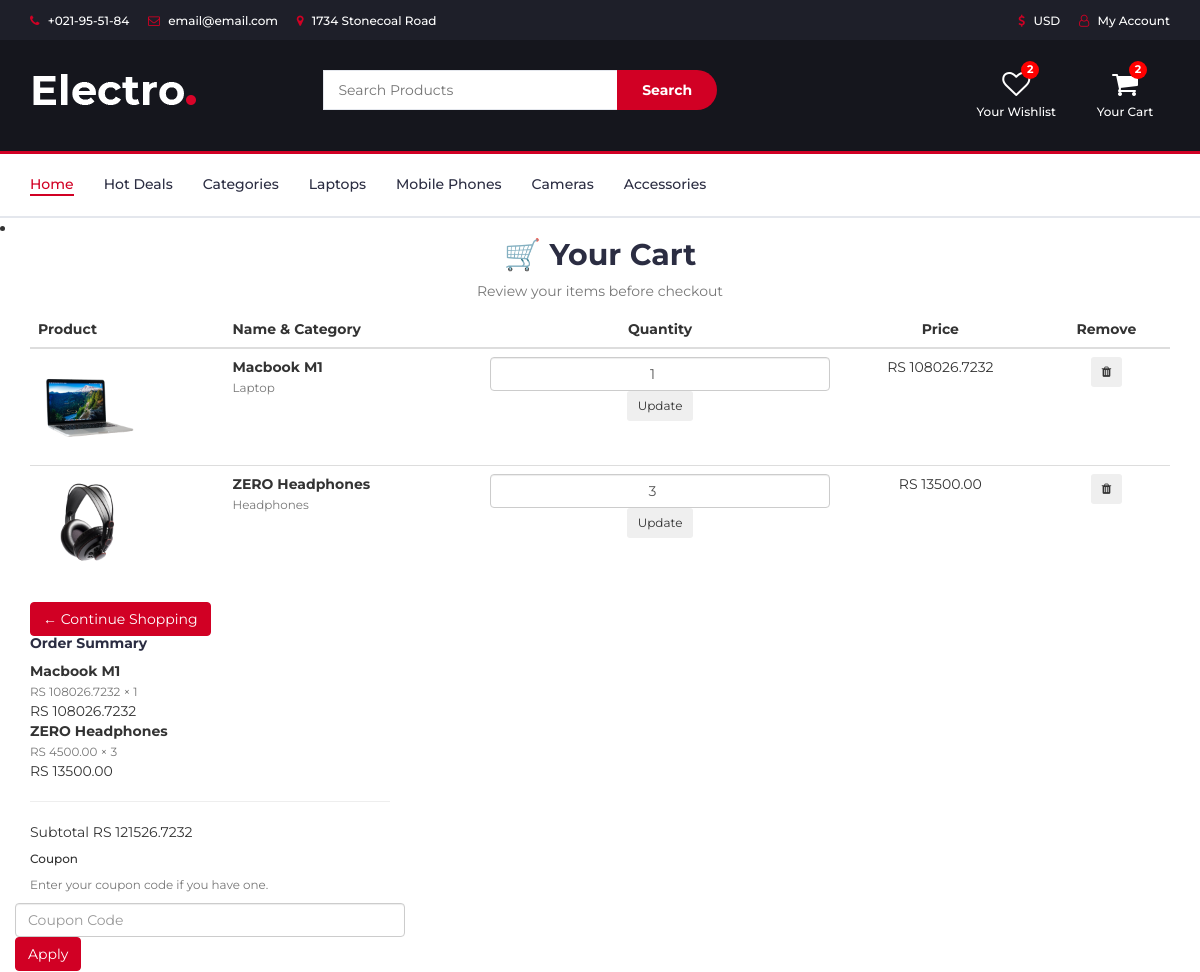
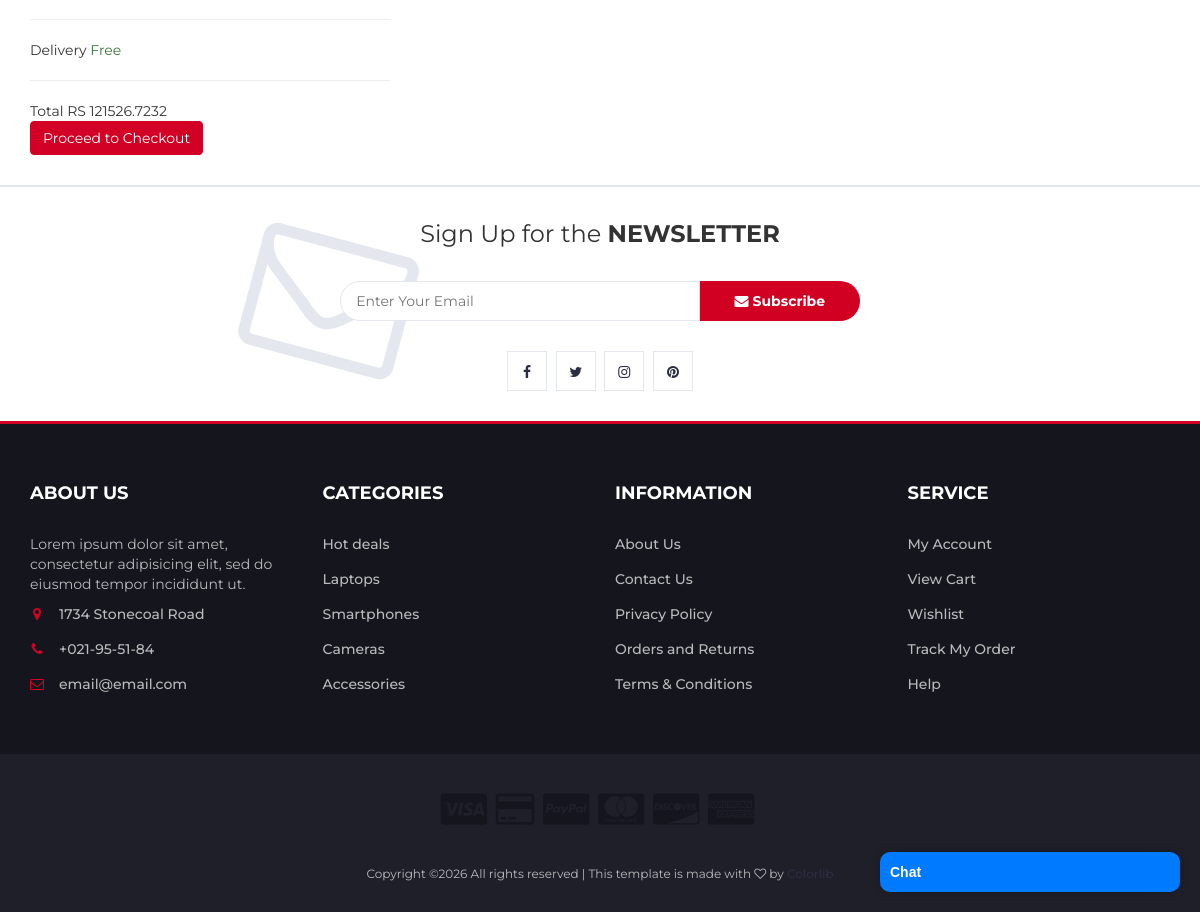
The app's page /cart/ (signed in) with its own data (2 pictures, top to bottom).
### app/models.py (models this page shows, shortened)
class SiteProfile(models.Model):
    site=models.OneToOneField(Site,on_delete=models.CASCADE,)
    template_name=models.CharField(max_length=100,null=True,blank=True)
    template_address_for_checkout=models.CharField(max_length=100,null=True,blank=True)
    store_name=models.CharField(max_length=100)
    store_logo=models.ImageField(upload_to='store_logos/',null=True,blank=True)
    back_image_at_index=models.ImageField(upload_to='backgrounds/',null=True,blank=True)

class Cart(models.Model):
    user=models.ForeignKey(settings.AUTH_USER_MODEL, on_delete=models.CASCADE)
    product = models.ForeignKey(Product, on_delete=models.CASCADE)
    quantity = models.PositiveIntegerField(default=1)
    class Meta:
        unique_together = ('product','user')
    @property
    def subtotal(self):
        return self.quantity * self.product.discounted_price()

class Product(models.Model):
    domain = models.ForeignKey(SiteProfile, on_delete=models.CASCADE, related_name='products',null=True,blank=True)
    site=models.ForeignKey(SiteProfile,on_delete=models.CASCADE,null=True,blank=True)
    name = models.CharField(max_length=200)
    category = models.ForeignKey(Category, on_delete=models.CASCADE)
    vendor = models.ForeignKey(settings.AUTH_USER_MODEL, on_delete=models.CASCADE, related_name='products',null=True,blank=True)
    stock_qty = models.PositiveIntegerField(default=0)
    image = models.ImageField(upload_to='products/',null=True,blank=True)
    price = models.DecimalField(max_digits=10, decimal_places=2)
    company = models.CharField(max_length=100,default='Generic')
    description = models.TextField(default='No description available.')
    has_discount = models.BooleanField(default=False)
    discount_percent = models.PositiveIntegerField(blank=True, null=True)
    discount_start_date = models.DateTimeField(blank=True, null=True)
    discount_end_date = models.DateTimeField(blank=True, null=True)
    is_new = models.BooleanField(default=False)
    def discounted_price(self):
        if self.has_discount and self.discount_percent:
            return self.price - (self.price * self.discount_percent / 100)
        return self.price

class Category(models.Model):
    domain = models.ForeignKey(SiteProfile, on_delete=models.CASCADE, related_name='categories',null=True,blank=True)
    vendor = models.ForeignKey(settings.AUTH_USER_MODEL, on_delete=models.CASCADE, related_name='categories', null=True, blank=True)
    name = models.CharField(max_length=100)
    class Meta:
        pass

### app/views.py (the view, shortened to what this page needs)
# urls.py: path('cart/',views.cart, name='cart'),
def cart(request):
    items = Cart.objects.filter(user=request.user)
    cart_order, created = CartOrder.objects.get_or_create(
        user=request.user
    )
    message = None
    return render(request, 'cart.html', {
        'cart_items': items,
        'cart_total': cart_order.cart_total(),
        'discount': cart_order.discount_amount(),
        'final_total': cart_order.final_total(),
        'message': message,
        'cart_count': get_cart_count(request),
        'wishlist_count': get_wishlist_count(request)
    })

### templates/cart.html (shortened to what this page needs)
{% extends "base.html" %}
{% load static %}
{% block content %}
<li></li>
<div class="container py-5">
    <div class="text-center mb-5">
        <h2 class="fw-bold">🛒 Your Cart</h2>
        <p class="text-muted">Review your items before checkout</p>
    </div>
    {% if cart_items %}
    <div class="row">
        <div class="col-lg-12">
            <table class="table align-middle table-hover">
                <thead class="table-light">
                    <tr>
                        <th scope="col">Product</th>
                        <th scope="col">Name & Category</th>
                        <th scope="col" class="text-center">Quantity</th>
                        <th scope="col" class="text-center">Price</th>
                        <th scope="col" class="text-center">Remove</th>
                    </tr>
                </thead>
                <tbody>
                    {% for item in cart_items %}
                    <tr>
                        <td>
                            <img src="{{ item.product.image.url|default:'https://via.placeholder.com/100' }}"
                                 alt="{{ item.product.name }}"
                                 class="img-fluid rounded"
                                 style="max-width: 100px;">
                        </td>
                        <td>
                            <strong>{{ item.product.name }}</strong><br>
                            <small class="text-muted">{{ item.product.category.name }}</small>
                        </td>
                        <td class="text-center">
                            <form method="POST" action="{% url 'update_cart' item.id %}">
                                <input type="number" name="quantity" value="{{ item.quantity }}" min="1"
                                       class="form-control text-center mb-1">
                                <button type="submit" class="btn btn-outline-primary btn-sm w-100">Update</button>
                            </form>
                        </td>
                        <td class="text-center fw-bold">
                            RS {{ item.subtotal }}
                        </td>
                        <td class="text-center">
                            <form method="POST" action="{% url 'remove_from_cart' item.id %}">
                                <button type="submit" class="btn btn-outline-danger btn-sm">
                                    <i class="fa fa-trash"></i>
                                </button>
                            </form>
                        </td>
                    </tr>
                    {% endfor %}
                </tbody>
            </table>
            <a href="{% url 'shop' %}" class="btn btn-custom btn-outline-secondary mt-3">
                ← Continue Shopping
            </a>
        </div>
    </div>
<div class="row mt-4">
  <div class="col-lg-4 offset-lg-8">
    <div class="card shadow-sm border-0">
      <div class="card-body">
        <h5 class="fw-bold mb-4">Order Summary</h5>
        {% for item in cart_items %}
        <div class="d-flex justify-content-between mb-2 align-items-center">
          <div>
            <strong>{{ item.product.name }}</strong><br>
            <small class="text-muted">
              RS {{ item.product.discounted_price }} × {{ item.quantity }}
            </small>
          </div>
          <div class="fw-bold">
            RS {{ item.subtotal }}
          </div>
        </div>
        {% endfor %}
        <hr>
        <div class="d-flex justify-content-between mb-2">
          <span>Subtotal</span>
          <span class="fw-bold">RS {{ cart_total }}</span>
        </div>
        <form method="POST" class="mt-3">
          <label class="text-black h6" for="coupon">Coupon</label>
          <p class="small text-muted">Enter your coupon code if you have one.</p>
          <div class="row g-2">
            <div class="col-8">
              <input
                type="text"
                class="form-control py-2"
                id="coupon"
                placeholder="Coupon Code"
                name="coupon_code"
              >
            </div>
            <div class="col-4">
              <button type="submit" class="btn btn-custom btn-dark w-100">
                Apply
              </button>
            </div>
          </div>
        </form>
        <hr>
        <div class="d-flex justify-content-between mb-2">
          <span>Delivery</span>
          <span class="text-success fw-bold">Free</span>
        </div>
        <hr>
        <div class="d-flex justify-content-between fs-5 fw-bold mb-4">
          <span>Total</span>
          <span>RS {{ final_total }}</span>
        </div>
        <button type="button" class="btn btn-custom btn-dark w-100 py-2" data-toggle="modal" data-target="#exampleModal">
  Proceed to Checkout
</button>
      </div>
    </div>
  </div>
</div>
    {% else %}
        <p class="text-muted text-center">Your cart is empty. <a href="{% url 'shop' %}">Shop now!</a></p>
    {% endif %}
</div>
{% endblock %}

### templates/base.html (shortened to what this page needs)
{% load static %}
<!DOCTYPE html>
<html lang="en">
	<head>
		<link rel="stylesheet" href="https://cdnjs.cloudflare.com/ajax/libs/noUiSlider/15.7.1/nouislider.min.css">
 		<link rel="stylesheet" href="{% static 'css/bootstrap.min.css' %}">
    <link rel="stylesheet" href="{% static 'css/slick.css' %}">
    <link rel="stylesheet" href="{% static 'css/slick-theme.css' %}">
    <link rel="stylesheet" href="{% static 'css/nouislider.min.css' %}">
    <link rel="stylesheet" href="{% static 'css/font-awesome.min.css' %}">
    <link rel="stylesheet" href="{% static 'css/style.css' %}">
    </head>
	<body>
		<header>
			<div id="top-header">
				<div class="container">
					<ul class="header-links pull-left">
						<li><a href="#"><i class="fa fa-phone"></i> +021-95-51-84</a></li>
						<li><a href="#"><i class="fa fa-envelope-o"></i> email@email.com</a></li>
						<li><a href="#"><i class="fa fa-map-marker"></i> 1734 Stonecoal Road</a></li>
					</ul>
					<ul class="header-links pull-right">
						<li><a href="#"><i class="fa fa-dollar"></i> USD</a></li>
						<li><a href="{% url 'account' %}"><i class="fa fa-user-o"></i> My Account</a></li>
					</ul>
				</div>
			</div>
			<div id="header">
				<div class="container">
					<div class="row">
						<div class="col-md-3">
							<div class="header-logo" >
								<a href="{% url 'index' %}" class="logo">
									<img src="{{ site_profile.store_logo.url }}" alt="{{ site_profile.store_name }}"
										>
								</a>
							</div>
						</div>
						<div class="col-md-6">
							<div class="header-search">
								<form method="GET" action="{% url 'shop' %}">
								<input class="input" type="text" name="q" value="{{ query }}" placeholder="Search Products">
								<button class="search-btn" type="submit">Search</button>
							</form>
							</div>
						</div>
						<div class="col-md-3 clearfix">
							<div class="header-ctn">
								<div>
								<a href="{% url 'wishlist' %}" style="text-decoration:none; display:inline-block; text-align:center;">
									<div style="position: relative; display: inline-block;">
										<i class="fa fa-heart-o" style="font-size: 28px; color:white;"></i>
										<span style="
											position: absolute;
											top: 0;
											right: 0;
											transform: translate(50%, -50%);
											width: 18px;
											height: 18px;
											background: red;
											color: white;
											border-radius: 50%;
											font-size: 11px;
											font-weight: bold;
											display: flex;
											align-items: center;
											justify-content: center;
										">
											{{ wishlist_count }}
										</span>
									</div>
									<div style="font-size: 12px; margin-top: 4px;">
										Your Wishlist
									</div>
								</a>
							</div>
								<div>
								<a href="{% url 'cart' %}" style="text-decoration:none; display:inline-block; text-align:center;">
									<div style="position: relative; display: inline-block;">
										<i class="fa fa-shopping-cart" style="font-size: 28px;"></i>
										<span style="
											position: absolute;
											top: 0;
											right: 0;
											transform: translate(50%, -50%);
											width: 18px;
											height: 18px;
											background: red;
											color: white;
											border-radius: 50%;
											font-size: 11px;
											font-weight: bold;
											display: flex;
											align-items: center;
											justify-content: center;
										">
											{{ cart_count }}
										</span>
									</div>
									<div style="font-size: 12px; margin-top: 4px;">
										Your Cart
									</div>
    </a>
</div>
							</div>
						</div>
					</div>
				</div>
			</div>
		</header>
		<nav id="navigation">
			<div class="container">
				<div id="responsive-nav">
					<ul class="main-nav nav navbar-nav">
					<li class="active"><a href="{% url 'index' %}">Home</a></li>
						<li><a href="#">Hot Deals</a></li>
						<li><a href="{% url 'categories' %}">Categories</a></li>
						<li><a href="{% url 'shop' %}?category=Laptop">Laptops</a></li>
						<li><a href="{% url 'shop' %}?category=Mobile Phones">Mobile Phones</a></li>
						<li><a href="{% url 'shop' %}?category=Cameras">Cameras</a></li>
						<li><a href="{% url 'shop' %}?category=Accessories">Accessories</a></li>
					</ul>
				</div>
			</div>
		</nav>
{% block content %}
{% endblock %}
		<div id="newsletter" class="section">
			<div class="container">
				<div class="row">
					<div class="col-md-12">
						<div class="newsletter">
							<p>Sign Up for the <strong>NEWSLETTER</strong></p>
							<form>
								<input class="input" type="email" placeholder="Enter Your Email">
								<button class="newsletter-btn"><i class="fa fa-envelope"></i> Subscribe</button>
							</form>
							<ul class="newsletter-follow">
								<li>
									<a href="#"><i class="fa fa-facebook"></i></a>
								</li>
								<li>
									<a href="#"><i class="fa fa-twitter"></i></a>
								</li>
								<li>
									<a href="#"><i class="fa fa-instagram"></i></a>
								</li>
								<li>
									<a href="#"><i class="fa fa-pinterest"></i></a>
								</li>
							</ul>
						</div>
					</div>
				</div>
			</div>
		</div>
		<footer id="footer">
			<div class="section">
				<div class="container">
					<div class="row">
						<div class="col-md-3 col-xs-6">
							<div class="footer">
								<h3 class="footer-title">About Us</h3>
								<p>Lorem ipsum dolor sit amet, consectetur adipisicing elit, sed do eiusmod tempor incididunt ut.</p>
								<ul class="footer-links">
									<li><a href="#"><i class="fa fa-map-marker"></i>1734 Stonecoal Road</a></li>
									<li><a href="#"><i class="fa fa-phone"></i>+021-95-51-84</a></li>
									<li><a href="#"><i class="fa fa-envelope-o"></i>email@email.com</a></li>
								</ul>
							</div>
						</div>
						<div class="col-md-3 col-xs-6">
							<div class="footer">
								<h3 class="footer-title">Categories</h3>
								<ul class="footer-links">
									<li><a href="#">Hot deals</a></li>
									<li><a href="#">Laptops</a></li>
									<li><a href="#">Smartphones</a></li>
									<li><a href="#">Cameras</a></li>
									<li><a href="#">Accessories</a></li>
								</ul>
							</div>
						</div>
						<div class="col-md-3 col-xs-6">
							<div class="footer">
								<h3 class="footer-title">Information</h3>
								<ul class="footer-links">
									<li><a href="#">About Us</a></li>
									<li><a href="#">Contact Us</a></li>
									<li><a href="#">Privacy Policy</a></li>
									<li><a href="#">Orders and Returns</a></li>
									<li><a href="#">Terms & Conditions</a></li>
								</ul>
							</div>
						</div>
						<div class="col-md-3 col-xs-6">
							<div class="footer">
								<h3 class="footer-title">Service</h3>
								<ul class="footer-links">
									<li><a href="#">My Account</a></li>
									<li><a href="#">View Cart</a></li>
									<li><a href="#">Wishlist</a></li>
									<li><a href="#">Track My Order</a></li>
									<li><a href="#">Help</a></li>
								</ul>
							</div>
						</div>
					</div>
				</div>
			</div>
			<div id="bottom-footer" class="section">
				<div class="container">
					<div class="row">
						<div class="col-md-12 text-center">
							<ul class="footer-payments">
								<li><a href="#"><i class="fa fa-cc-visa"></i></a></li>
								<li><a href="#"><i class="fa fa-credit-card"></i></a></li>
								<li><a href="#"><i class="fa fa-cc-paypal"></i></a></li>
								<li><a href="#"><i class="fa fa-cc-mastercard"></i></a></li>
								<li><a href="#"><i class="fa fa-cc-discover"></i></a></li>
								<li><a href="#"><i class="fa fa-cc-amex"></i></a></li>
							</ul>
							<span class="copyright">
								Copyright &copy;<script>document.write(new Date().getFullYear());</script> All rights reserved | This template is made with <i class="fa fa-heart-o" aria-hidden="true"></i> by <a href="https://colorlib.com" target="_blank">Colorlib</a>
							</span>
						</div>
					</div>
				</div>
			</div>
		</footer>
<div id="chat-box" style="position:fixed; bottom:20px; right:20px; width:300px; font-family:Arial; box-shadow:0 0 10px rgba(0,0,0,0.2); border-radius:10px; overflow:hidden;">
    <div id="chat-header" onclick="toggleChat()"
         style="background:#007bff; color:white; padding:10px; cursor:pointer; font-weight:bold;">
        Chat
    </div>
</div>
	</body>
</html>

### records on screen
SiteProfile: store_logo (picture)
Cart: product.image (picture), product.name "Macbook M1", product.category.name "Laptop", quantity "1", subtotal "108026.7232", product.discounted_price "108026.7232"
Cart: product.image (picture), product.name "ZERO Headphones", product.category.name "Headphones", quantity "3", subtotal "13500.00", product.discounted_price "4500.00"

### other values on screen
{{ wishlist_count }} "2"
{{ cart_count }} "2"
{{ cart_total }} "121526.7232"
{{ final_total }} "121526.7232"
